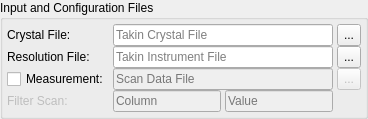
        <widget class="QGroupBox" name="groupBox">
         <property name="title">
          <string>Input and Configuration Files</string>
         </property>
         <layout class="QGridLayout" name="gridLayout_4">
          <property name="horizontalSpacing">
           <number>4</number>
          </property>
          <property name="verticalSpacing">
           <number>0</number>
          </property>
          <property name="margin">
           <number>4</number>
          </property>
          <item row="0" column="0">
           <widget class="QLabel" name="label_2">
            <property name="sizePolicy">
             <sizepolicy hsizetype="Fixed" vsizetype="Preferred">
              <horstretch>0</horstretch>
              <verstretch>0</verstretch>
             </sizepolicy>
            </property>
            <property name="text">
             <string>Crystal File:</string>
            </property>
           </widget>
          </item>
          <item row="3" column="0">
           <widget class="QLabel" name="labelFilter">
            <property name="enabled">
             <bool>false</bool>
            </property>
            <property name="sizePolicy">
             <sizepolicy hsizetype="Fixed" vsizetype="Preferred">
              <horstretch>0</horstretch>
              <verstretch>0</verstretch>
             </sizepolicy>
            </property>
            <property name="text">
             <string>Filter Scan:</string>
            </property>
           </widget>
          </item>
          <item row="0" column="3">
           <widget class="QToolButton" name="btnBrowseCrys">
            <property name="sizePolicy">
             <sizepolicy hsizetype="Fixed" vsizetype="Minimum">
              <horstretch>0</horstretch>
              <verstretch>0</verstretch>
             </sizepolicy>
            </property>
            <property name="toolTip">
             <string>Browse for crystal files</string>
            </property>
            <property name="text">
             <string>...</string>
            </property>
           </widget>
          </item>
          <item row="1" column="0">
           <widget class="QLabel" name="label">
            <property name="sizePolicy">
             <sizepolicy hsizetype="Fixed" vsizetype="Preferred">
              <horstretch>0</horstretch>
              <verstretch>0</verstretch>
             </sizepolicy>
            </property>
            <property name="text">
             <string>Resolution File:</string>
            </property>
           </widget>
          </item>
          <item row="1" column="1" colspan="2">
           <widget class="QLineEdit" name="editRes">
            <property name="toolTip">
             <string>Enter an instrument file saved from the Takin &quot;Resolution Parameters&quot; dialog.</string>
            </property>
            <property name="placeholderText">
             <string>Takin Instrument File</string>
            </property>
           </widget>
          </item>
          <item row="1" column="3">
           <widget class="QToolButton" name="btnBrowseRes">
            <property name="sizePolicy">
             <sizepolicy hsizetype="Fixed" vsizetype="Minimum">
              <horstretch>0</horstretch>
              <verstretch>0</verstretch>
             </sizepolicy>
            </property>
            <property name="toolTip">
             <string>Browse for resolution files</string>
            </property>
            <property name="text">
             <string>...</string>
            </property>
           </widget>
          </item>
          <item row="2" column="0">
           <widget class="QCheckBox" name="checkScan">
            <property name="text">
             <string>Measurement:</string>
            </property>
           </widget>
          </item>
          <item row="2" column="1" colspan="2">
           <widget class="QLineEdit" name="editScan">
            <property name="enabled">
             <bool>false</bool>
            </property>
            <property name="toolTip">
             <string>Enter a TAS scan data file.</string>
            </property>
            <property name="placeholderText">
             <string>Scan Data File</string>
            </property>
           </widget>
          </item>
          <item row="2" column="3">
           <widget class="QToolButton" name="btnBrowseScan">
            <property name="enabled">
             <bool>false</bool>
            </property>
            <property name="sizePolicy">
             <sizepolicy hsizetype="Fixed" vsizetype="Minimum">
              <horstretch>0</horstretch>
              <verstretch>0</verstretch>
             </sizepolicy>
            </property>
            <property name="text">
             <string>...</string>
            </property>
           </widget>
          </item>
          <item row="3" column="1">
           <widget class="QLineEdit" name="editFilterCol">
            <property name="enabled">
             <bool>false</bool>
            </property>
            <property name="sizePolicy">
             <sizepolicy hsizetype="Preferred" vsizetype="Fixed">
              <horstretch>0</horstretch>
              <verstretch>0</verstretch>
             </sizepolicy>
            </property>
            <property name="toolTip">
             <string>Enter a column name to filter, e.g. &quot;PAL&quot;.</string>
            </property>
            <property name="inputMask">
             <string/>
            </property>
            <property name="placeholderText">
             <string>Column</string>
            </property>
           </widget>
          </item>
          <item row="3" column="2">
           <widget class="QLineEdit" name="editFilterVal">
            <property name="enabled">
             <bool>false</bool>
            </property>
            <property name="sizePolicy">
             <sizepolicy hsizetype="Preferred" vsizetype="Fixed">
              <horstretch>0</horstretch>
              <verstretch>0</verstretch>
             </sizepolicy>
            </property>
            <property name="toolTip">
             <string>Enter the value at the chosen column to keep, e.g. &quot;2&quot;.</string>
            </property>
            <property name="placeholderText">
             <string>Value</string>
            </property>
           </widget>
          </item>
          <item row="0" column="1" colspan="2">
           <widget class="QLineEdit" name="editCrys">
            <property name="toolTip">
             <string>Enter a crystal file saved from the Takin main window.</string>
            </property>
            <property name="placeholderText">
             <string>Takin Crystal File</string>
            </property>
           </widget>
          </item>
         </layout>
        </widget>
